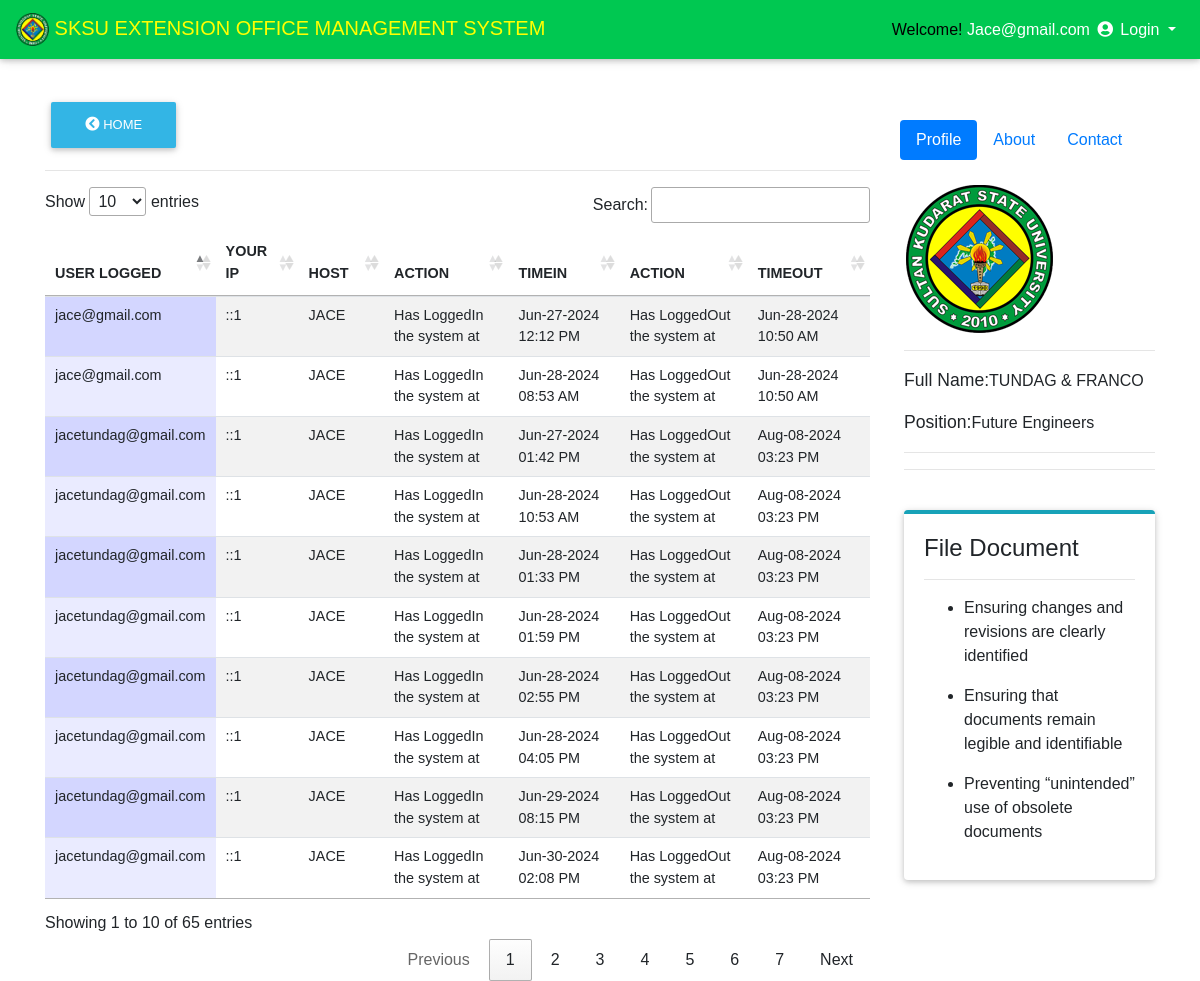
Screenshot of /private_user/history_log.php (signed in) with the database file from the repository.
### tables this page shows
CREATE TABLE `history_log` (
  `log_id` int(11) NOT NULL,
  `id` int(11) NOT NULL,
  `email_address` text NOT NULL,
  `action` varchar(100) NOT NULL,
  `actions` varchar(200) NOT NULL DEFAULT 'Has LoggedOut the system at',
  `ip` text NOT NULL,
  `host` text NOT NULL,
  `login_time` varchar(200) NOT NULL,
  `logout_time` varchar(200) NOT NULL
);

### private_user/history_log.php (the view, shortened to what this page needs)
<!DOCTYPE html>
<html lang="en">
<head>
  <link rel="stylesheet" href="https://use.fontawesome.com/releases/v5.8.1/css/all.css">
  <link href="css/bootstrap.min.css" rel="stylesheet">
  <link href="css/mdb.min.css" rel="stylesheet">
  <link href="css/style.css" rel="stylesheet">
    <link rel="stylesheet" type="text/css" href="media/css/dataTable.css" />
</head>
<body style="padding:0px; margin:0px; background-color:#fff;font-family:arial,helvetica,sans-serif,verdana,'Open Sans'">
  <?php
     require_once("include/connection.php");
   $id = mysqli_real_escape_string($conn,$_SESSION['email_address']);
  $r = mysqli_query($conn,"SELECT * FROM login_user where id = '$id'") or die (mysqli_error($con));
  $row = mysqli_fetch_array($r);
   $id=$row['email_address'];
?>
<nav class="mb-1 navbar navbar-expand-lg navbar-dark bg-success fixed-top">
    <a class="navbar-brand" href="#"><img src="../img/sksulogo.png" width="33px" height="33px"> <font color="#FFFF00">SKSU EXTENSION OFFICE MANAGEMENT SYSTEM</font></a>
  <div class="collapse navbar-collapse" id="navbarSupportedContent-4">
    <ul class="navbar-nav ml-auto">
      <li class="nav-item dropdown">
        <a class="nav-link dropdown-toggle" id="navbarDropdownMenuLink-4" data-toggle="dropdown"
          aria-haspopup="true" aria-expanded="false">
           <font color="black">Welcome!</font> <?php echo ucwords(htmlentities($id)); ?> <i class="fas fa-user-circle"></i> Login </a>
      </li>
    </ul>
  </div>
</nav>
<br>
<br><Br><br>
<div class="container">
  <div class="row">
     <div class="col-md-9">
    <div class="">
    <a href="home.php"><button type="button" class="btn btn-info"><i class="fas fa-chevron-circle-left"></i>  Home</button></a>
    </div>
<hr>
  <table id="dtable" class = "table table-striped" style="">
     <thead>
    <th>USER LOGGED</th>
     <th>YOUR IP</th>
     <th>HOST</th>
     <th>ACTION</th>
     <th>TIMEIN</th>
     <th>ACTION</th>
     <th>TIMEOUT</th>
</thead>
<tbody>
        <?php
        require_once("include/connection.php");
      $query = mysqli_query($conn,"SELECT * from history_log") or die (mysqli_error($conn));
      while($file=mysqli_fetch_array($query)){
         $name =  $file['email_address'];
         $ip =  $file['ip'];
         $host =  $file['host'];
         $action =  $file['action'];
         $logintime =  $file['login_time'];
         $actions =  $file['actions'];
         $logouttime =  $file['logout_time'];
      ?>
      <td><?php echo $name; ?></td>
       <td><?php echo $ip; ?></td>
      <td><?php echo $host; ?></td>
      <td><?php echo $action; ?></td>
      <td><?php echo $logintime; ?></td>
      <td><?php echo $actions; ?></td>
      <td><?php echo $logouttime; ?></td>
<?php } ?>
</tbody>
   </table>
    </div>
 <div class="col-md-3" style=""><br>
  <ul class="nav nav-pills mb-3" id="pills-tab" role="tablist">
  <li class="nav-item">
    <a class="nav-link active" id="pills-home-tab" data-toggle="pill" href="#pills-home" role="tab"
      aria-controls="pills-home" aria-selected="true">Profile</a>
  </li>
  <li class="nav-item">
    <a class="nav-link" id="pills-profile-tab" data-toggle="pill" href="#pills-profile" role="tab"
      aria-controls="pills-profile" aria-selected="false">About</a>
  </li>
  <li class="nav-item">
    <a class="nav-link" id="pills-contact-tab" data-toggle="pill" href="#pills-contact" role="tab"
      aria-controls="pills-contact" aria-selected="false">Contact</a>
  </li>
</ul>
<div class="tab-content pt-2 pl-1" id="pills-tabContent">
  <div class="tab-pane fade show active" id="pills-home" role="tabpanel" aria-labelledby="pills-home-tab">
    <img src="../sksulogo.png" class="rounded" alt="..."><hr>
    <div class="">
     <div class=""><p><b style="font-size: 1.1em">Full Name:</b>TUNDAG & FRANCO</p></div>
     <div class=""><p><b style="font-size: 1.1em">Position:</b>Future Engineers</p></div>
  </div>
  <hr>
  </div>
<hr><br>
<div class="card" style="border-top: 4px solid #17a2b8;border-radius: 4px;">
  <div class="card-body">
    <h4 class="card-title">File Document</h4><hr>
    <ul>
      <li> <p>Ensuring changes and revisions are clearly identified</p></li>
      <li> <p>Ensuring that documents remain legible and identifiable</p></li>
      <li> <p>Preventing “unintended” use of obsolete documents</p></li>
    </ul>
  </div>
</div>
 </div>
</div>
</div>
<link rel="stylesheet" type="text/css" href="https://cdn.datatables.net/1.10.9/css/jquery.dataTables.min.css"/>
<link rel="stylesheet" type="text/css" href="https://cdn.datatables.net/responsive/1.0.3/css/dataTables.responsive.css">
</body>
</html>

### private_user/media/css/dataTable.css (style rules this page uses)
.sorting_asc { background: url('../images/sort_asc.png') no-repeat center right; }
.sorting { background: url('../images/sort_both.png') no-repeat center right; }
tr.odd td.sorting_1 { background-color: #D3D6FF; }
tr.even td.sorting_1 { background-color: #EAEBFF; }

### rows the page displays
history_log: email_address "jace@gmail.com", ip "::1", host "JACE", action "Has LoggedIn the system at", login_time "Jun-27-2024 12:12 PM", actions "Has LoggedOut the system at", logout_time "Jun-28-2024 10:50 AM"
history_log: email_address "jacetundag@gmail.com", ip "::1", host "JACE", action "Has LoggedIn the system at", login_time "Jun-27-2024 01:42 PM", actions "Has LoggedOut the system at", logout_time "Aug-08-2024 03:23 PM"
history_log: email_address "jace@gmail.com", ip "::1", host "JACE", action "Has LoggedIn the system at", login_time "Jun-28-2024 08:53 AM", actions "Has LoggedOut the system at", logout_time "Jun-28-2024 10:50 AM"
history_log: email_address "jacetundag@gmail.com", ip "::1", host "JACE", action "Has LoggedIn the system at", login_time "Jun-28-2024 10:53 AM", actions "Has LoggedOut the system at", logout_time "Aug-08-2024 03:23 PM"
history_log: email_address "jacetundag@gmail.com", ip "::1", host "JACE", action "Has LoggedIn the system at", login_time "Jun-28-2024 01:33 PM", actions "Has LoggedOut the system at", logout_time "Aug-08-2024 03:23 PM"
history_log: email_address "jacetundag@gmail.com", ip "::1", host "JACE", action "Has LoggedIn the system at", login_time "Jun-28-2024 01:59 PM", actions "Has LoggedOut the system at", logout_time "Aug-08-2024 03:23 PM"
history_log: email_address "jacetundag@gmail.com", ip "::1", host "JACE", action "Has LoggedIn the system at", login_time "Jun-28-2024 02:55 PM", actions "Has LoggedOut the system at", logout_time "Aug-08-2024 03:23 PM"
history_log: email_address "jacetundag@gmail.com", ip "::1", host "JACE", action "Has LoggedIn the system at", login_time "Jun-28-2024 04:05 PM", actions "Has LoggedOut the system at", logout_time "Aug-08-2024 03:23 PM"
history_log: email_address "jacetundag@gmail.com", ip "::1", host "JACE", action "Has LoggedIn the system at", login_time "Jun-29-2024 08:15 PM", actions "Has LoggedOut the system at", logout_time "Aug-08-2024 03:23 PM"
history_log: email_address "jacetundag@gmail.com", ip "::1", host "JACE", action "Has LoggedIn the system at", login_time "Jun-30-2024 02:08 PM", actions "Has LoggedOut the system at", logout_time "Aug-08-2024 03:23 PM"

### other values shown
$id "Jace@gmail.com"
